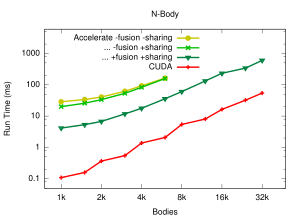

Write the gnuplot code that produced this figure.

set title "N-Body"

set terminal pdf size 3,2.2
set output "benchmarks/figs/nbody/nbody.pdf"

set key on
set key left

set xlabel "Bodies"
set logscale x
set xrange [768:49152]

set xtics ("1k" 1024, "2k" 2048, "4k" 4096, "8k" 8192, "16k" 16384, "32k" 32768)

set ylabel "Run Time (ms)"
set logscale y
set yrange [0.05:6000]

plot    'benchmarks/figs/nbody/nbody-nofusionsharing.dat' using ($1):($2)      \
                title "Accelerate -fusion -sharing"                     \
                ls 7  lw 4 with linespoints,                            \
        'benchmarks/figs/nbody/nbody-nofusion.dat' using ($1):($2)      \
                title "... -fusion +sharing"                            \
                ls 2  lw 4 with linespoints,                            \
        'benchmarks/figs/nbody/nbody.dat' using ($1):($2)               \
                title "... +fusion +sharing"                            \
                ls 10  lw 4 with linespoints,                            \
        'benchmarks/figs/nbody/nbody.dat' using ($1):($3)               \
                title "CUDA"                                            \
                ls 1  lw 4 with linespoints                     
